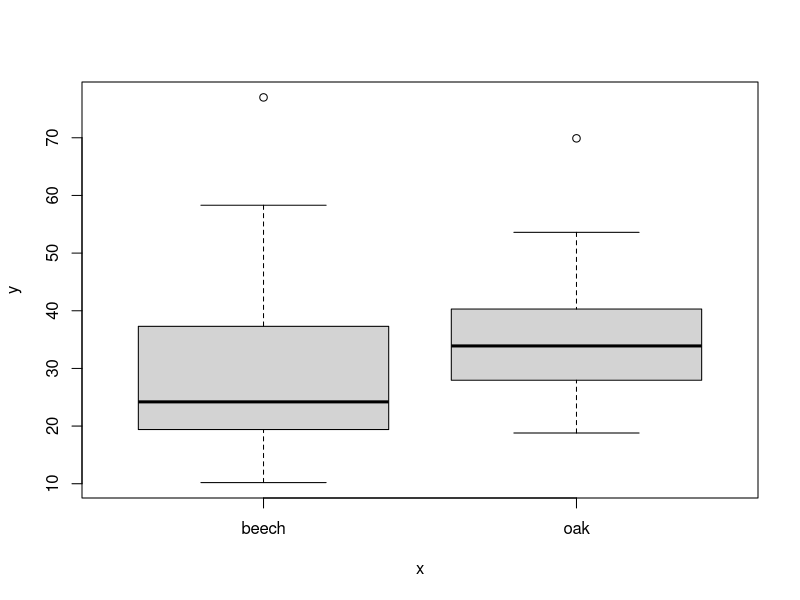
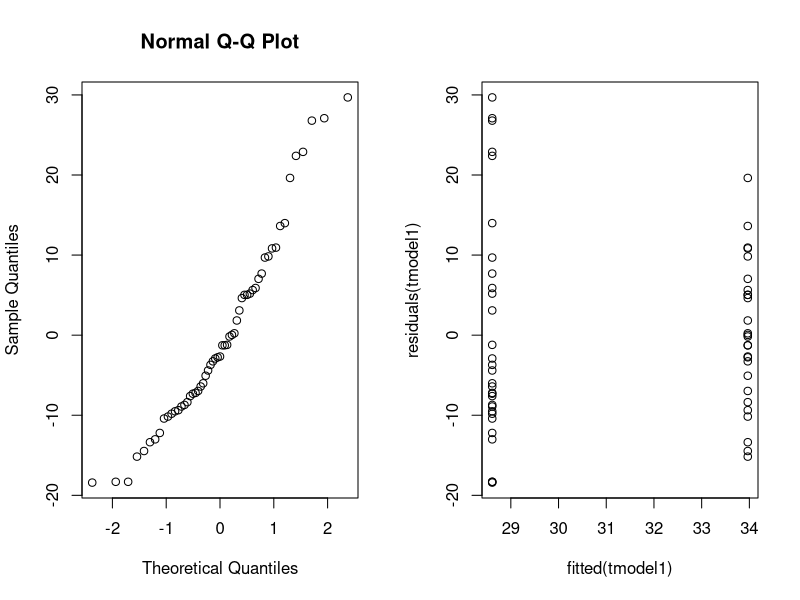
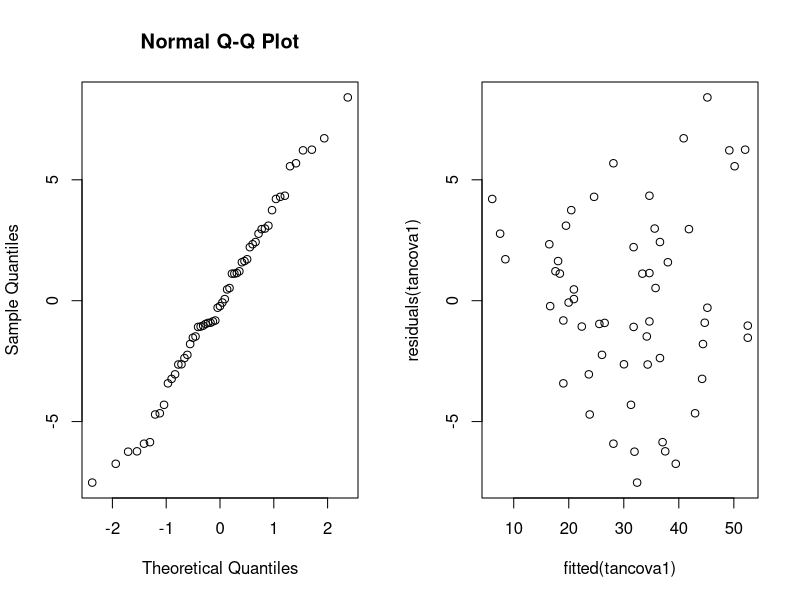
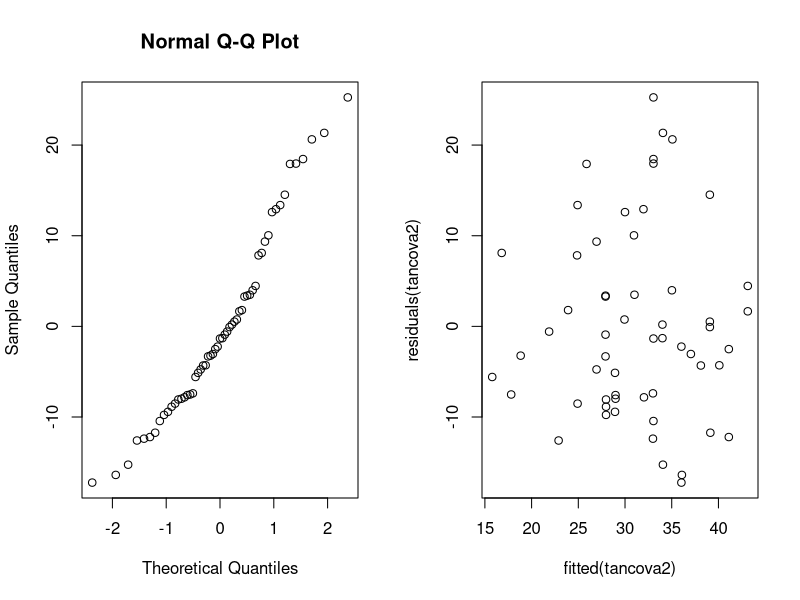
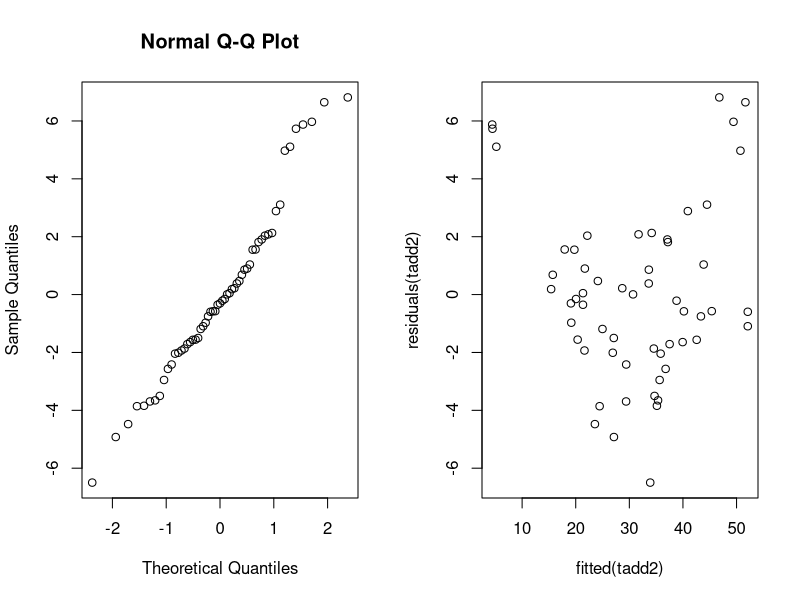
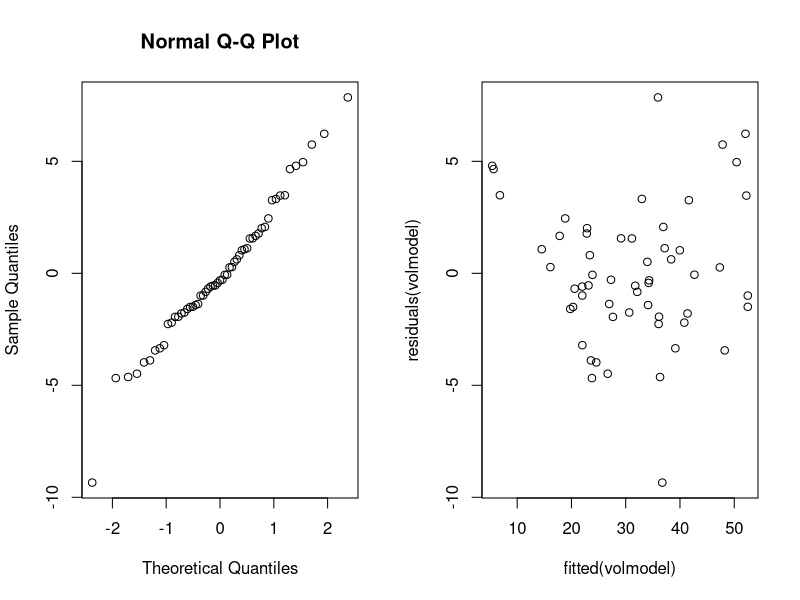
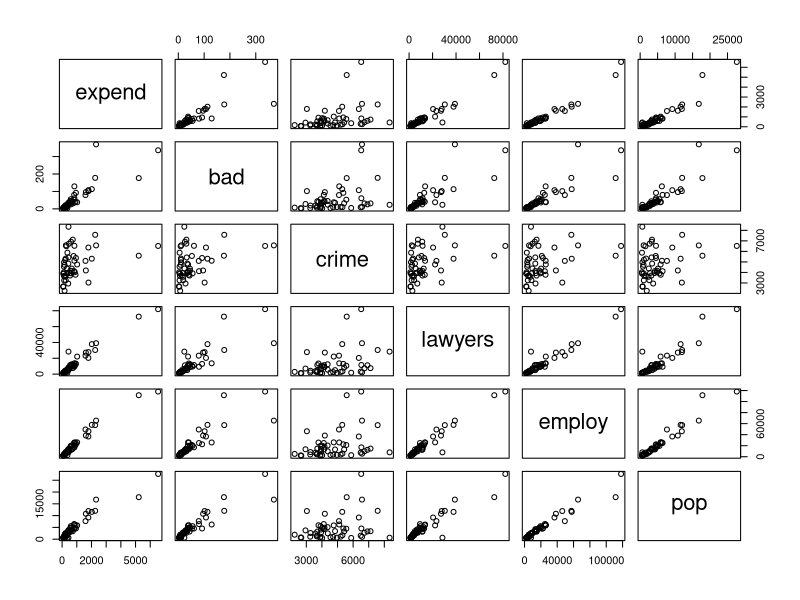
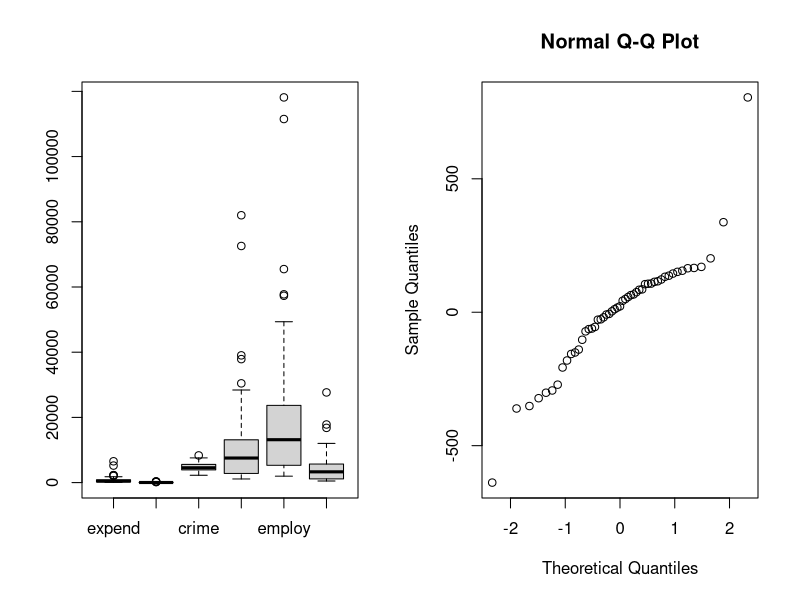

Reproduce these figures in R, in order.
## ---- chunk 1
knitr::opts_chunk$set(echo = TRUE)
library(Matrix)
## ---- chunk 2

treedata <- read.table(file="treeVolume.txt",header=TRUE)
treedata$type <- as.factor(treedata$type)
is.factor(treedata$type); is.numeric(treedata$type)

## ---- chunk 3

plot(treedata$type, treedata$volume)

## ---- chunk 4

treedata2 <- treedata[-c(31, 46),]
is.factor(treedata2$type); is.numeric(treedata2$type)

## ---- chunk 5

tmodel1 <- lm(volume ~ type, data=treedata2)
anova(tmodel1)

## ---- chunk 6

par(mfrow=c(1, 2))
qqnorm(residuals(tmodel1)); plot(fitted(tmodel1), residuals(tmodel1))

## ---- chunk 7

t.test(treedata$volume[treedata2$type == "beech"], treedata$volume[treedata2$type == "oak"])

## ---- chunk 8

shapiro.test(treedata$volume[treedata$type == "beech"]); shapiro.test(treedata$volume[treedata$type == "oak"])

## ---- chunk 9

volmean <- aggregate(volume ~ type, data = treedata2, mean)
volmean

## ---- chunk 10

tancova1 = lm(volume ~ type + diameter, data = treedata2)
drop1(tancova1, test="F")

## ---- chunk 11

tancova2 = lm(volume ~ type + height, data = treedata2)
drop1(tancova2, test="F")

## ---- chunk 12

par(mfrow=c(1, 2))
qqnorm(residuals(tancova1)); plot(fitted(tancova1), residuals(tancova1))

## ---- chunk 13

par(mfrow=c(1, 2))
qqnorm(residuals(tancova2)); plot(fitted(tancova2), residuals(tancova2))

## ---- chunk 14

tpw1 = lm(volume ~ type*diameter, data = treedata2)
anova(tpw1)

## ---- chunk 15

tpw2 = lm(volume ~ type*height, data = treedata2)
anova(tpw2)

## ---- chunk 16

tadd = lm(volume ~ diameter + height + type, data = treedata2)
drop1(tadd, test = "F")

## ---- chunk 17

tadd2 = lm(volume ~ diameter + height, data = treedata2)
drop1(tadd2, test = "F")
summary(tadd2)

## ---- chunk 18

par(mfrow=c(1, 2))
qqnorm(residuals(tadd2)); plot(fitted(tadd2), residuals(tadd2))

## ---- chunk 19

meand <- mean(treedata2$diameter)
meanh <- mean(treedata2$height)
overallmean <-  data.frame(diameter=c(meand), height=c(meanh))
predict(tadd2, overallmean, interval = "confidence")

## ---- chunk 20

treedata2$volnew <- pi * treedata2$diameter * treedata2$height
volmodel <- lm(volume ~ volnew, data = treedata2)
anova(volmodel)
summary(volmodel)

## ---- chunk 21

par(mfrow=c(1, 2))
qqnorm(residuals(volmodel)); plot(fitted(volmodel), residuals(volmodel))

## ---- chunk 22

data <- read.table(file="expensescrime.txt",header=TRUE)

# We exclude the 1st column as it will not be part of our model.
expcr <- data[,-1] 
expcr
expcrlm = lm(expend ~ bad + crime + lawyers + employ + pop, data=expcr) 

## ---- chunk 23

pairs(expcr) 

## ---- chunk 24

library(car); vif(expcrlm)

## ---- chunk 25

par(mfrow=c(1,2))

boxplot(expcr); qqnorm(residuals(expcrlm))

## ---- chunk 26

round(cooks.distance(expcrlm),3)

## ---- chunk 27

plot(cooks.distance(expcrlm),type="b")

## ---- chunk 28

new_expcr <- expcr[-c(5, 8, 35, 44), ]
new_expcr

## ---- chunk 29

summary(lm(expend ~ bad, data=new_expcr))

## ---- chunk 30

summary(lm(expend ~ crime, data=new_expcr))

## ---- chunk 31

summary(lm(expend ~ lawyers, data=new_expcr))

## ---- chunk 32

summary(lm(expend ~ employ, data=new_expcr))

## ---- chunk 33

summary(lm(expend ~ pop, data=new_expcr))

## ---- chunk 34

summary(lm(expend ~ employ + bad, data=new_expcr))

## ---- chunk 35

summary(lm(expend ~ employ + crime, data=new_expcr))

## ---- chunk 36

summary(lm(expend ~ employ + lawyers, data=new_expcr))

## ---- chunk 37

summary(lm(expend ~ employ + pop, data=new_expcr))

## ---- chunk 38

summary(lm(expend ~ employ + crime + bad, data=new_expcr))

## ---- chunk 39

summary(lm(expend ~ employ + crime + lawyers, data=new_expcr))

## ---- chunk 40

summary(lm(expend ~ employ + crime + pop, data=new_expcr))

## ---- chunk 41

summary(lm(expend ~ employ + crime + pop + bad, data=new_expcr))

## ---- chunk 42

summary(lm(expend ~ employ + crime + pop + lawyers, data=new_expcr))

## ---- chunk 43

new_expcrlm = lm(expend ~ employ + crime, data=new_expcr)
vif(new_expcrlm)

## ---- chunk 44

par(mfrow=c(1,2))

plot(residuals(new_expcrlm),fitted(new_expcrlm)); qqnorm(residuals(new_expcrlm))

## ---- chunk 45

newxdata=data.frame(crime=5000, employ=5000)
predict(new_expcrlm,newxdata,interval="prediction") 
 
# Note that default significance level of interval is 0.95.

## ---- chunk 46

library(glmnet)
x=as.matrix(new_expcr[,-1]) # remove response variable = expend
y=new_expcr[,1] # only response variable = expend

## ---- chunk 47

train=sample(1:nrow(x),0.67*nrow(x)) # train by using 2/3 of the x rows 
x.train=x[train,]; y.train=y[train]  # data to train
x.test=x[-train,]; y.test = y[-train] # data to test the prediction quality

## ---- chunk 48

lasso.model=glmnet(x.train,y.train,alpha=1) # alpha=1 for lasso
lasso.cv=cv.glmnet(x.train,y.train,alpha=1,type.measure="mse")
lambda.1se=lasso.cv$lambda.1se; lambda.1se 
coef(lasso.model,s=lasso.cv$lambda.1se)

## ---- chunk 49

lasso.pred=predict(lasso.model,s=lambda.1se,newx=as.matrix(x.test))
mse.lasso=mean((y.test-lasso.pred)^2); mse.lasso

## ---- chunk 50

# Prediction by using the linear model

lm.model=lm(expend ~ employ + crime,data=new_expcr,subset=train) # fit linear model on the train data
y.predict.lm=predict(lm.model,newdata=new_expcr[-train,]) # predict for the test rows
mse.lm=mean((y.test-y.predict.lm)^2); mse.lm # prediction quality by the linear mode

## ---- chunk 51

data <- read.table(file="titanic.txt",header=TRUE)
summary(data)

## ---- chunk 52


tab1 <- table(data$Survived, data$PClass)
tab2 <- table(data$Survived, data$Sex)

par(mfrow=c(2,2))

barplot(tab1, beside = TRUE, main="Survival by Passenger Class", 
        xlab="Passenger Class", ylab="Count", 
        col=c("red", "green"), ylim=c(0,700))

barplot(tab2, beside = TRUE, main="Survival by Sex", 
        xlab="Passenger Sex", ylab="Count", 
        col=c("red", "green"), ylim=c(0,800))

hist(data$Age[data$Survived==1], beside = TRUE, main="Survival by Age", 
        xlab="Passenger Age", ylab="Count", col="green", ylim=c(0,60))

legend("topright", legend=c("Survived", "Perished"), fill=c("green", "red"), pt.cex = 1.5, bty = "n")

hist(data$Age[data$Survived==0], beside = TRUE, main="Survival by Age", 
        xlab="Passenger Age", ylab="Count", col="red", ylim=c(0,200))


## ---- chunk 53

tot_survived <- xtabs(Survived ~ PClass + Sex, data=data)
tot_survived

round(tot_survived/xtabs(~PClass+ Sex, data=data), 2)

## ---- chunk 54

model <- glm(Survived ~ PClass + Age + Sex, data=data, family="binomial")
summary(model)$coefficients

## ---- chunk 55

# odds that a female 1st class passenger survived
exp(3.76)

# odds that a 2nd class passenger survived
exp(3.76 + -1.292)

# odds that someone who is 30yo survived
exp(3.76 + 30*-0.039)

# odds that a male 3rd class passenger survived
exp(3.76 + -2.521 + -2.631)

## ---- chunk 56

glm2 <- glm(Survived~Age*PClass, data=data, family=binomial)
anova(glm2, test="Chisq")

glm3 <- glm(Survived~Age*Sex, data=data, family=binomial)
anova(glm3, test="Chisq")

## ---- chunk 57

model <- glm(Survived ~ PClass + Age + Sex + Age*Sex, data=data, family="binomial")
summary(model)$coefficients

## ---- chunk 58

model <- glm(Survived ~ PClass + Age:Sex, data=data, family="binomial")
summary(model)$coefficients

## ---- chunk 59

age <- 55
pclass <- c("1st", "2nd", "3rd")
sex <- c("female", "male")

df <- expand.grid(PClass=pclass, Sex=sex, Age=age)

results = round(predict(model, newdata=df, type="response"), 3)

cbind(df, Survival_Prob=results)

## ---- chunk 60

cont_table1 <- table(data$Survived, data$PClass)
cont_table2 <- table(data$Survived, data$Sex)

chisq.test(cont_table1)
fisher.test(cont_table2)


## ---- chunk 61

coups <- read.table("coups.txt", header = TRUE)
coups$pollib <- as.factor(coups$pollib) # transform into factor
fit <- glm(miltcoup ~ oligarchy + pollib + parties + pctvote + popn + size +
             numelec + numregim, data = coups, family = "poisson")
summary(fit)


## ---- chunk 62

summary(glm(miltcoup ~ oligarchy + pollib + parties + pctvote + popn + size +
              numelec + numregim, family=poisson, data=coups))

## ---- chunk 63

summary(glm(miltcoup ~ oligarchy + pollib + parties + pctvote + popn + size +
              numregim, family=poisson, data=coups))

## ---- chunk 64

summary(glm(miltcoup ~ oligarchy + pollib + parties + pctvote + popn + size,
            family=poisson, data=coups))

## ---- chunk 65

summary(glm(miltcoup ~ oligarchy + pollib + parties + pctvote + popn, 
            family=poisson, data=coups))

## ---- chunk 66

summary(glm(miltcoup ~ oligarchy + pollib + parties + pctvote,
            family=poisson,data=coups))

## ---- chunk 67

summary(glm(miltcoup ~ oligarchy + pollib + parties, family=poisson, data=coups)) # final model

## ---- chunk 68

is.factor(coups$pollib) # double-check it is a factor
mean(coups$parties); mean(coups$oligarchy) # which gives 5.22 and 17.08
coupnew <- data.frame(pollib=c("0", "1", "2"), oligarchy=c(5.22, 5.22, 5.22), 
                      parties=c(17.08, 17.08, 17.08))
modelf <- glm(miltcoup ~ oligarchy + pollib + parties, family=poisson, data=coups)
predict(modelf, coupnew, type = "response")

